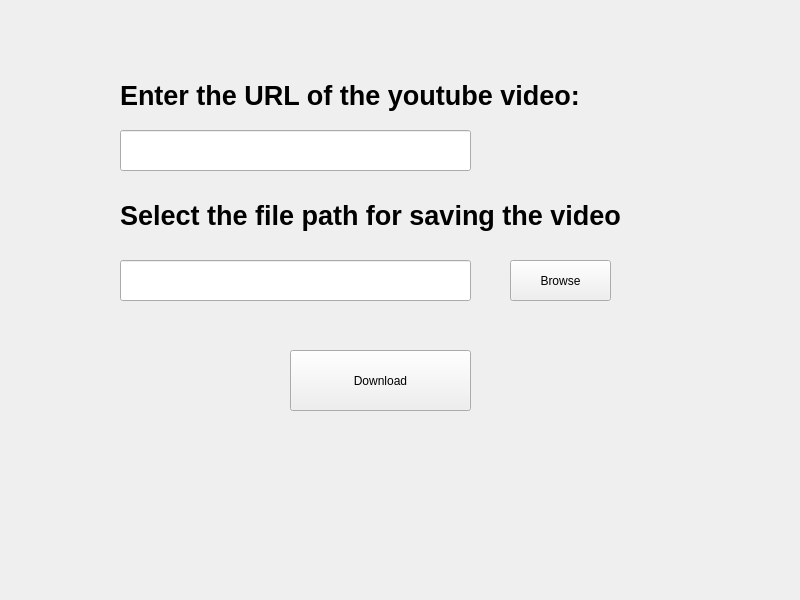
<?xml version="1.0" encoding="UTF-8"?>
<ui version="4.0">
 <class>YoutubeDownloader</class>
 <widget class="QMainWindow" name="YoutubeDownloader">
  <property name="geometry">
   <rect>
    <x>0</x>
    <y>0</y>
    <width>800</width>
    <height>600</height>
   </rect>
  </property>
  <property name="windowTitle">
   <string>MainWindow</string>
  </property>
  <widget class="QWidget" name="centralwidget">
   <widget class="QLineEdit" name="Url_Inp">
    <property name="geometry">
     <rect>
      <x>120</x>
      <y>130</y>
      <width>351</width>
      <height>41</height>
     </rect>
    </property>
   </widget>
   <widget class="QLabel" name="Url_wid">
    <property name="geometry">
     <rect>
      <x>120</x>
      <y>80</y>
      <width>511</width>
      <height>31</height>
     </rect>
    </property>
    <property name="font">
     <font>
      <pointsize>20</pointsize>
      <bold>true</bold>
     </font>
    </property>
    <property name="text">
     <string>Enter the URL of the youtube video:</string>
    </property>
   </widget>
   <widget class="QLabel" name="Filepath_Label">
    <property name="geometry">
     <rect>
      <x>120</x>
      <y>200</y>
      <width>521</width>
      <height>31</height>
     </rect>
    </property>
    <property name="font">
     <font>
      <pointsize>20</pointsize>
      <bold>true</bold>
     </font>
    </property>
    <property name="text">
     <string>Select the file path for saving the video</string>
    </property>
   </widget>
   <widget class="QLineEdit" name="Url_Inp_2">
    <property name="geometry">
     <rect>
      <x>120</x>
      <y>260</y>
      <width>351</width>
      <height>41</height>
     </rect>
    </property>
   </widget>
   <widget class="QPushButton" name="Browse">
    <property name="geometry">
     <rect>
      <x>510</x>
      <y>260</y>
      <width>101</width>
      <height>41</height>
     </rect>
    </property>
    <property name="text">
     <string>Browse</string>
    </property>
   </widget>
   <widget class="QPushButton" name="Download">
    <property name="geometry">
     <rect>
      <x>290</x>
      <y>350</y>
      <width>181</width>
      <height>61</height>
     </rect>
    </property>
    <property name="text">
     <string>Download</string>
    </property>
   </widget>
  </widget>
  <widget class="QMenuBar" name="menubar">
   <property name="geometry">
    <rect>
     <x>0</x>
     <y>0</y>
     <width>800</width>
     <height>22</height>
    </rect>
   </property>
  </widget>
 </widget>
 <resources/>
 <connections/>
</ui>
